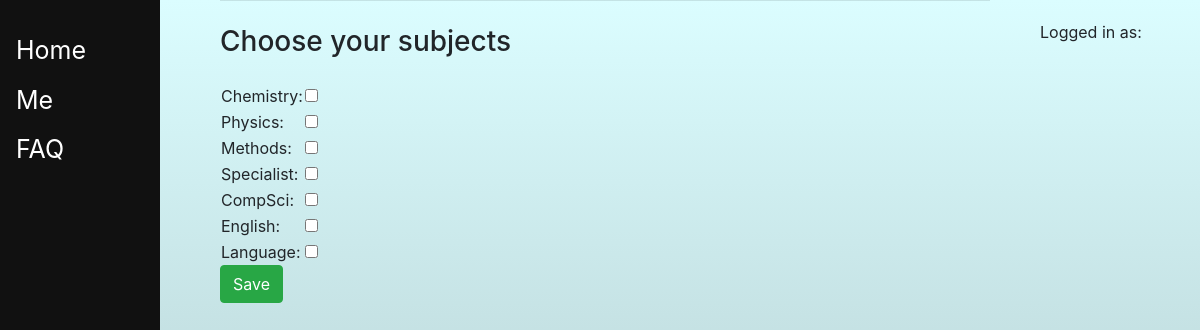
Page /choose_subjects/ on the committed database.
### main/models.py (models this page shows, shortened)
class Subject(models.Model):
    name = models.CharField(max_length=30)
    students = models.ManyToManyField(User, blank=True)
    gives_atar_bonus = models.BooleanField(null=True)

### main/views.py (the view)
# urls.py: path("choose_subjects/", views.choose_subjects, name="choose_subjects"),
def choose_subjects(response):
    if response.method == "POST":
        form = ChooseSubjects(response.POST)
        print(response.user.username)
        if form.is_valid():
            user = response.user
            for i, subject in enumerate(Subject.objects.all()):
                if form.cleaned_data['%s_field' % i]:
                    subject.students.add(user)
                    group = Group.objects.get(name=subject.name)
                    group.user_set.add(user)
        return redirect("/choose_classes/")
    else:
        form = ChooseSubjects()
    return render(response, "main/choose_subjects.html", {"form":form})

### main/forms.py
class ChooseSubjects(forms.Form):
    def __init__(self, *args, **kwargs):
        super(ChooseSubjects, self).__init__(*args, **kwargs)
        for i, subject in enumerate(Subject.objects.all()):
            self.fields['%s_field' % i] = forms.BooleanField(label=subject.name, required=False)

### main/templates/main/choose_subjects.html (shortened to what this page needs)
{% extends 'main/base.html' %}
{% block content %}
	<h3>Choose your subjects</h3>
	<form method="post" action="/choose_subjects/" class="form-group">
		<table>
			<ul>
				{% for field in form %}
					<tr>
						<td><li>{{field.label}}:</li></td>
						<td>{{field}}</td>
					</tr>
				{% endfor %}
			</ul>
		</table>
		<button name="save" type="submit" class="btn btn-success">Save</button>
	</form>
{% endblock %}

### rows in the picture
Subject: label "Chemistry"
Subject: label "Physics"
Subject: label "Methods"
Subject: label "Specialist"
Subject: label "CompSci"
Subject: label "English"
Subject: label "Language"
